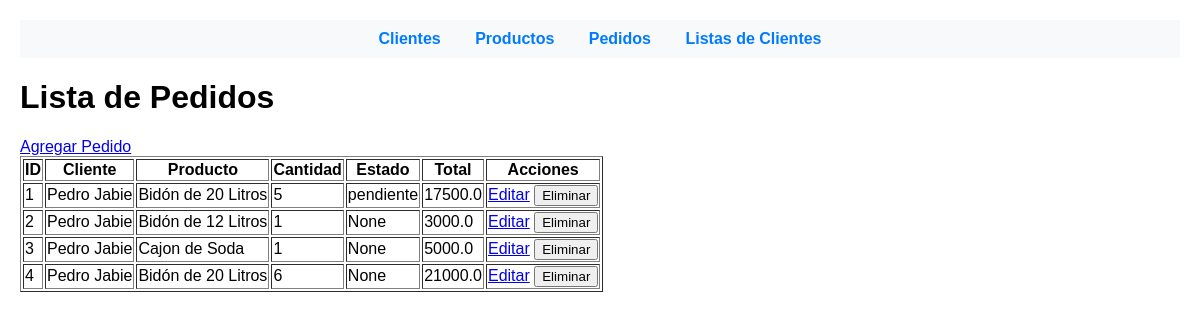
Page /pedidos on the earlier database version.
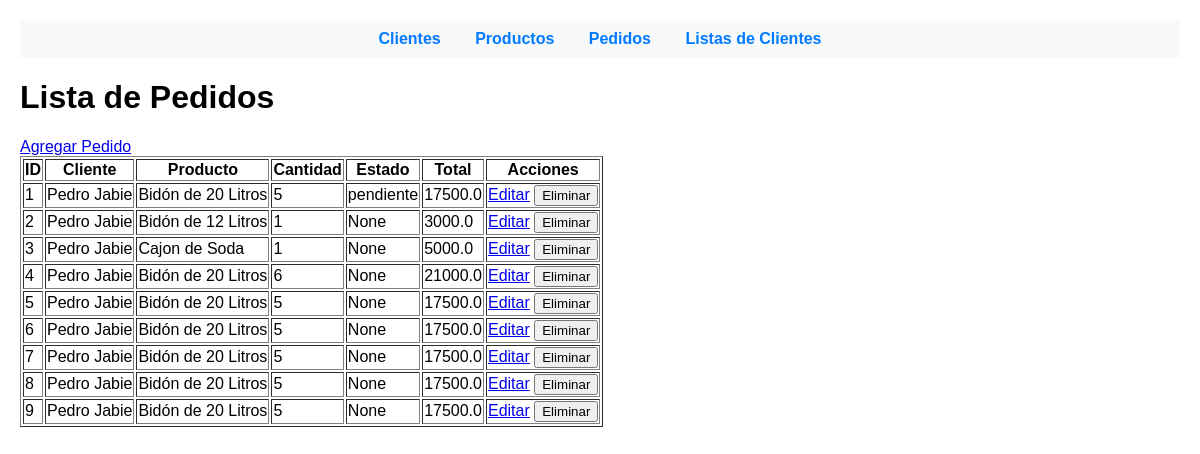
Same page on the later database version.
### tables this page shows
CREATE TABLE pedidos (
    id INTEGER PRIMARY KEY AUTOINCREMENT,
    cliente_id INTEGER NOT NULL,
    producto_id INTEGER NOT NULL,
    cantidad INTEGER NOT NULL,
    estado TEXT,
    FOREIGN KEY (cliente_id) REFERENCES clientes(id)
    FOREIGN KEY (producto_id) REFERENCES productos(id)
);

CREATE TABLE clientes (
    id INTEGER PRIMARY KEY AUTOINCREMENT,
    nombre_completo TEXT NOT NULL,
    celular TEXT NOT NULL,
    direccion TEXT NOT NULL,
    estado_conversacion TEXT,
    producto_seleccionado TEXT
);

CREATE TABLE productos (
    id INTEGER PRIMARY KEY AUTOINCREMENT,
    nombre TEXT NOT NULL,
    descripcion TEXT NOT NULL,
    precio REAL NOT NULL
);

### app2.py (the view)
@app.route('/pedidos')
@handle_db_error
def pedidos():
    pedidos = Pedido.get_vista()
    return render_template('pedidos.html', pedidos=pedidos), 200

### app2.py (called while the page is built)
@app.teardown_appcontext
def close_db_connection(exception):
    db = g.pop('db', None)
    if db is not None:
        db.close()

def handle_db_error(func):
    @functools.wraps(func)
    def wrapper(*args, **kwargs):
        try:
            return func(*args, **kwargs)
        except sqlite3.Error as e:
            print(f"Database error: {e}")
            return abort(500, description="Internal Server Error")
    return wrapper

### objetos2.py (called while the page is built)
    @staticmethod
    def get_db_connection():
        try:
            conn = sqlite3.connect(DATABASE)
            conn.row_factory = sqlite3.Row
            return conn
        except sqlite3.Error as e:
            print(f"Error connecting to the database: {e}")
            raise

    @staticmethod
    def close_connection(conn):
        if conn:
            try:
                conn.close()
            except sqlite3.Error as e:
                print(f"Error closing the database connection: {e}")

    @staticmethod
    def get_vista():
        conn = Pedido.get_db_connection()
        try:
            pedidos = conn.execute("""
                SELECT c.nombre_completo as nombre , pro.nombre as producto, p.cantidad as cantidad, p.estado as estado, p.id as id, pro.precio * p.cantidad as total
                FROM pedidos AS p
                JOIN clientes AS c ON p.cliente_id = c.id
                JOIN productos AS pro ON p.producto_id = pro.id
            """).fetchall()
            return pedidos
        except sqlite3.Error as e:
            print(f"Error retrieving pedido vista: {e}")
        finally:
            Pedido.close_connection(conn)
        return []

### templates/pedidos.html (shortened to what this page needs)
{% extends "base.html" %}
{% block content %}
<h1>Lista de Pedidos</h1>
<a href="{{ url_for('nuevo_pedido') }}">Agregar Pedido</a>
<table border="1">
    <thead>
        <tr>
            <th>ID</th>
            <th>Cliente</th>
            <th>Producto</th>
            <th>Cantidad</th>
            <th>Estado</th>
            <th>Total</th>
            <th>Acciones</th>
        </tr>
    </thead>
    <tbody>
        {% for pedido in pedidos %}
        <tr>
            <td>{{ pedido.id }}</td>
            <td>{{ pedido.nombre }}</td>
            <td>{{ pedido.producto }}</td>
            <td>{{ pedido.cantidad }}</td>
            <td>{{ pedido.estado }}</td>
            <td>{{pedido.total}}</td>
            <td>
                <a href="{{ url_for('editar_pedido', id=pedido.id) }}">Editar</a>
                <form action="{{ url_for('eliminar_pedido', id=pedido.id) }}" method="POST" style="display:inline;">
                    <button type="submit">Eliminar</button>
                </form>
            </td>
        </tr>
        {% endfor %}
    </tbody>
</table>
{% endblock %}

### templates/base.html (shortened to what this page needs)
<!DOCTYPE html>
<html lang="en">
<head>
</head>
<body>
    <nav>
        <a href="{{ url_for('index') }}">Clientes</a>
        <a href="{{ url_for('productos') }}">Productos</a>
        <a href="{{ url_for('pedidos') }}">Pedidos</a>
        <a href="{{ url_for('view_all_client_lists') }}">Listas de Clientes</a>
    </nav>
    <div>
        {% block content %}{% endblock %}
    </div>
</body>
</html>

### templates/base.html (style rules this page uses)
nav { background-color: #f8f9fa; padding: 10px; text-align: center; }
nav a { margin: 0 15px; text-decoration: none; color: #007bff; font-weight: bold; }
body { font-family: Arial, sans-serif; margin: 20px; }

Differences in the rows shown:
added pedidos: id "5", nombre "Pedro Jabie", producto "Bidón de 20 Litros", cantidad "5", estado "None", total "17500.0"
added pedidos: id "6", nombre "Pedro Jabie", producto "Bidón de 20 Litros", cantidad "5", estado "None", total "17500.0"
added pedidos: id "7", nombre "Pedro Jabie", producto "Bidón de 20 Litros", cantidad "5", estado "None", total "17500.0"
added pedidos: id "8", nombre "Pedro Jabie", producto "Bidón de 20 Litros", cantidad "5", estado "None", total "17500.0"
added pedidos: id "9", nombre "Pedro Jabie", producto "Bidón de 20 Litros", cantidad "5", estado "None", total "17500.0"
